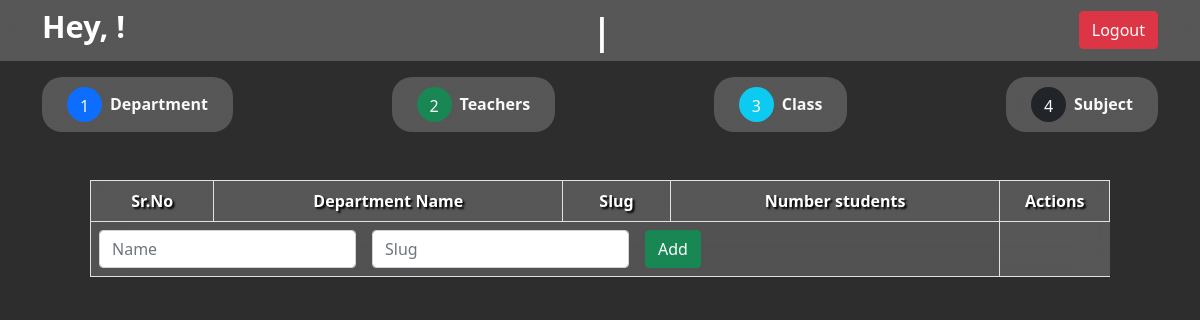
/Prospector/index.php, run on an earlier commit of the app's database.
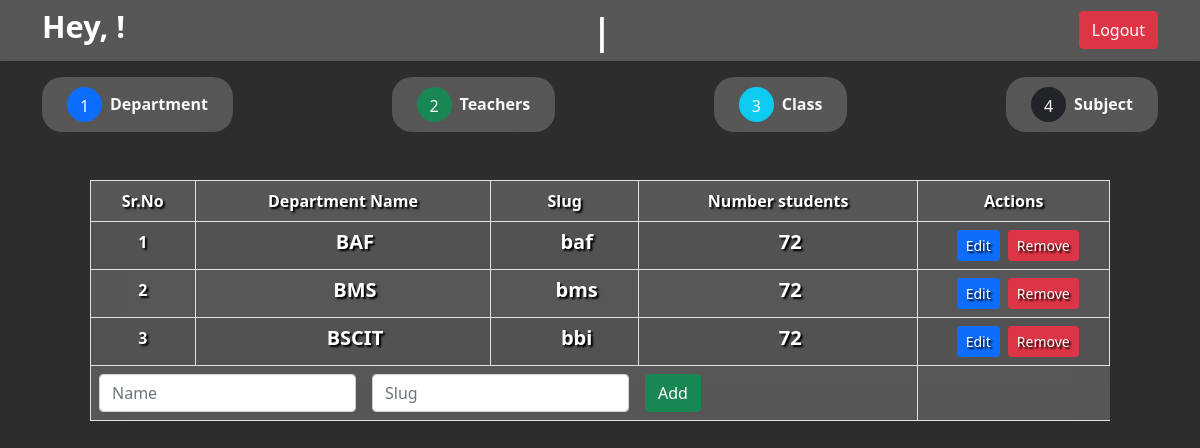
And on a later commit of the database.
### tables this page shows
CREATE TABLE `departments` (
  `id` int(255) NOT NULL,
  `name` varchar(200) NOT NULL,
  `username` varchar(25) NOT NULL,
  `pwd` varchar(25) NOT NULL,
  `slug` varchar(200) NOT NULL
);

### Prospector/index.php (the view, shortened to what this page needs)
<?php include "../DB/db.php" ?>
<?php $cssFiles = "<link rel='stylesheet' href='../assets/css/student_profile.css'/>" ?>
<?php include "../includes/header.php" ?>
<div class="app">
	<?php include "../includes/navbar-Prospector_Student.php" ?>
	<div class="container">
		<?php include "../includes/Categories_Prospector.php" ?>
		<section id="allDepartment">
			<div class="table-responsive mt-5 mx-5">
				<table class="table table-striped table-hover table-bordered blurred-bg">
					<thead>
						<tr>
							<th>Sr.No</th>
							<th>Department Name</th>
							<th>Slug</th>
							<th>Number students</th>
							<th>Actions</th>
						</tr>
					</thead>
					<tbody>
						<?php
						$query = mysqli_query($con, "SELECT * FROM `departments`");
						$srno = 0;
						?>
						<?php while ($row = mysqli_fetch_assoc($query)) : ?>
							<tr>
								<td><?php echo ++$srno; ?></td>
								<td>
									<h5 class="fw-bold d-flex align-items-center justify-content-center ps-4 subject"><?php echo $row['name']; ?></h5>
								</td>
								<td>
									<h5 class="fw-bold d-flex align-items-center justify-content-center ps-4 subject"><?php echo $row['slug']; ?></h5>
								</td>
								<td>
									<h5 class="fw-bold d-flex align-items-center justify-content-center ps-4 subject">72</h5>
								</td>
								<td>
									<div class="d-flex justify-content-center">
										<a href="index.php?edit=true&id=<?php echo $row['id'] ?>" class="ms-2 btn btn-primary btn-sm">Edit</a>
										<a href="index.php?delete=true&id=<?php echo $row['id'] ?>" class="ms-2 btn btn-danger btn-sm">Remove</a>
									</div>
								</td>
							</tr>
						<?php endwhile; ?>
						<tr>
							<td colspan="4">
								<form method="POST" action="index.php" class="d-flex">
									<div class="me-3">
										<input name="name" type="text" class="form-control" placeholder="Name" aria-label="Name" required value="<?php echo isset($isEditing) ? $editData['name'] : '' ?>" />
									</div>
									<div class="me-3">
										<input name="slug" type="text" class="form-control" placeholder="Slug" aria-label="Name" required value="<?php echo isset($isEditing) ? $editData['slug'] : '' ?>" />
									</div>
									<div class="me-3">
										<button name="<?php echo isset($isEditing) ? 'editdepartment' : 'adddepartment'; ?>" type="submit" class="btn btn-success">
											<?php if (isset($isEditing)) {
												echo "Update";
											} else {
												echo "Add";
											} ?>
										</button>
									</div>
								</form>
							</td>
						</tr>
					</tbody>
				</table>
			</div>
		</section>
	</div>
</div>
<?php include "../includes/footer.php" ?>

What changed in the data, as far as the page shows it:
added departments: name "BAF", slug "baf"
added departments: name "BMS", slug "bms"
added departments: name "BSCIT", slug "bbi"
